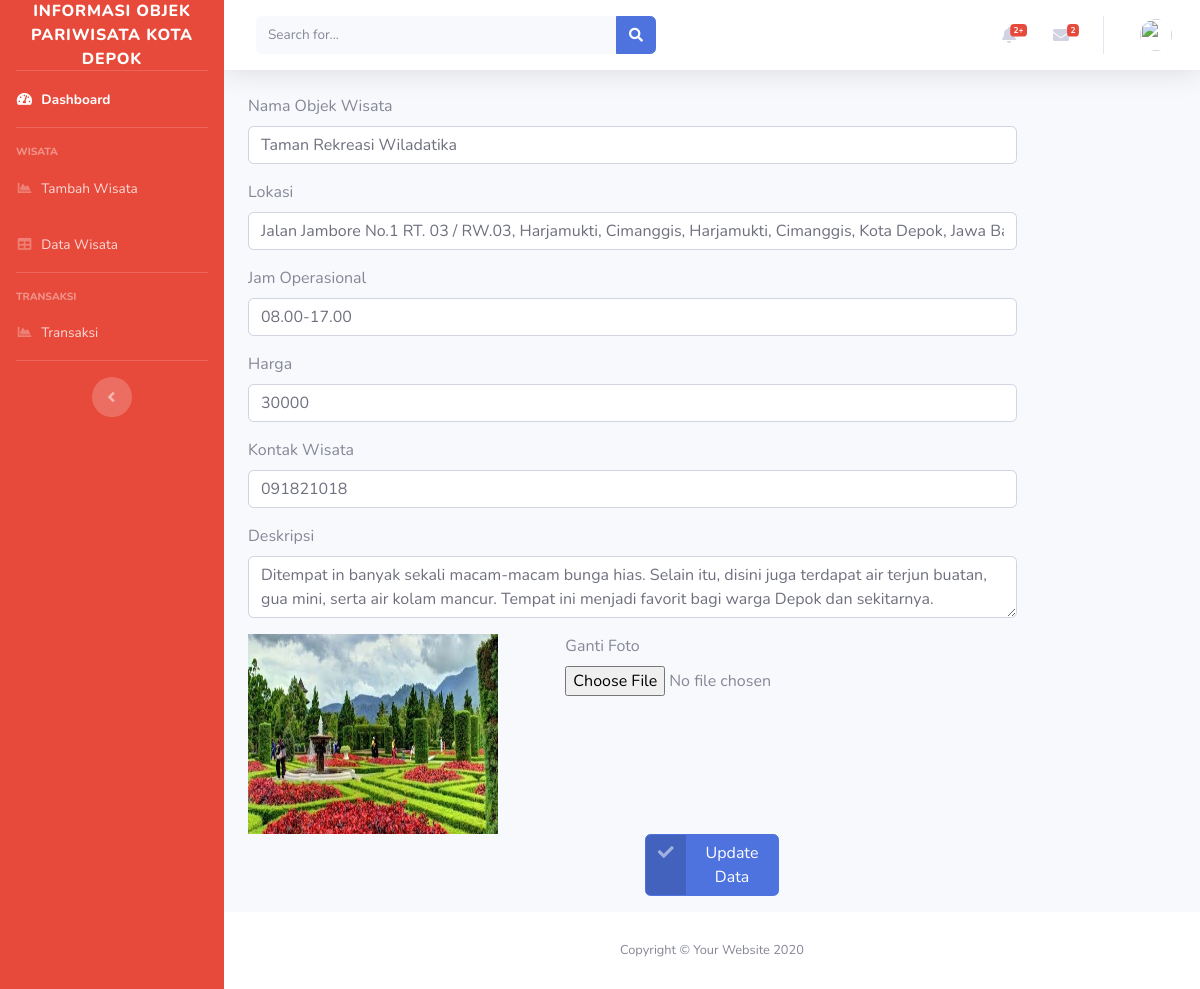
The page /admin/dashboard/edit_wisata/WST0010 on the database as committed earlier.
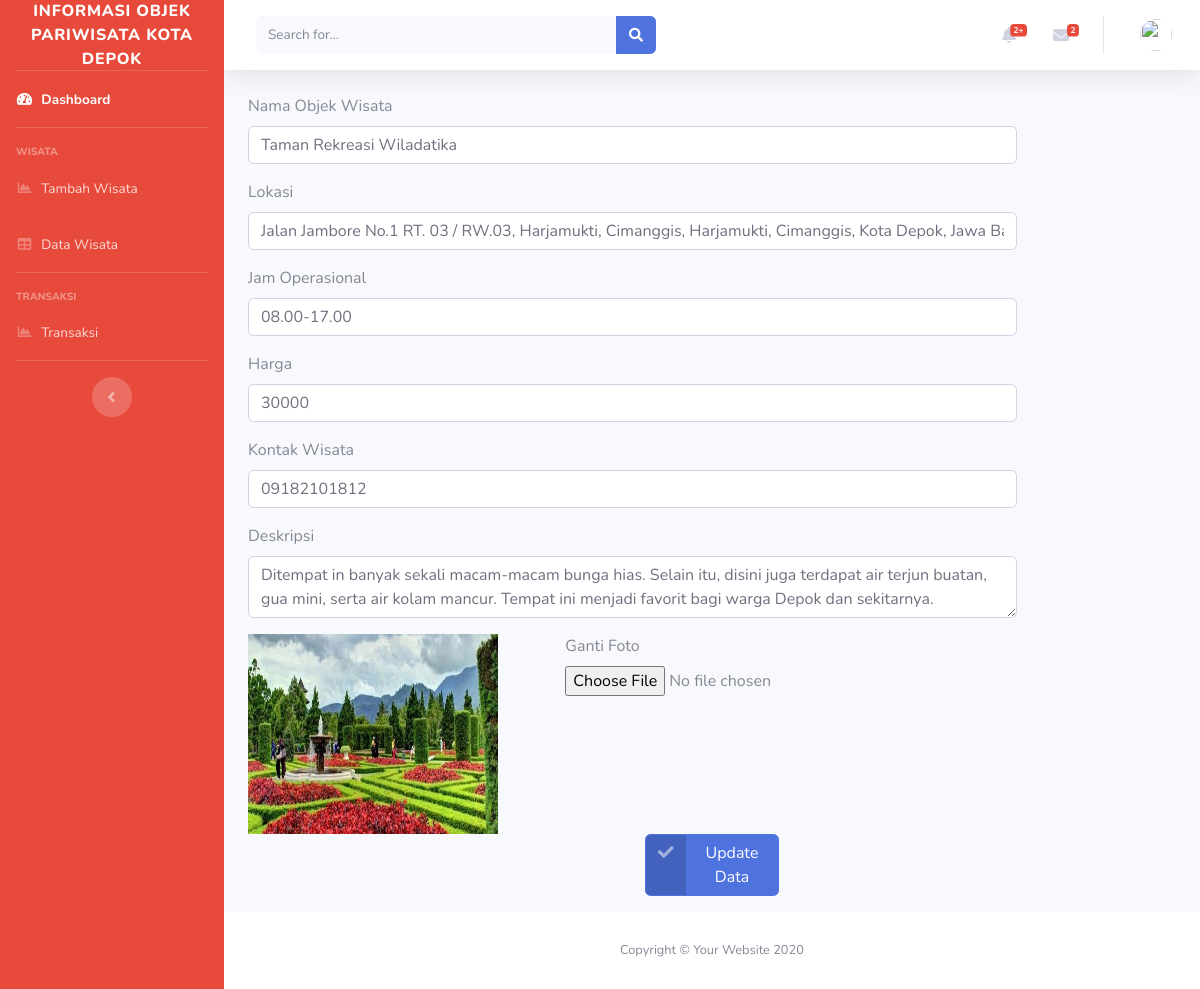
The same page on the database as committed later.
### tables this page shows
CREATE TABLE `wisata` (
  `id_wisata` varchar(15) NOT NULL,
  `nama_wisata` varchar(255) NOT NULL,
  `lokasi` varchar(255) NOT NULL,
  `harga` int(20) NOT NULL,
  `jam_operasional` varchar(255) NOT NULL,
  `kontak_wisata` varchar(255) NOT NULL,
  `rating` double NOT NULL,
  `deskripsi` text NOT NULL,
  `gambar` varchar(255) NOT NULL
);

### admin/application/models/Wisata_model.php (called while the page is built, shortened)
<?php
class Wisata_model extends CI_Model {
	public function getWisataSingle($id)
	{
	   $query = $this->db->get_where('wisata',['id_wisata' => $id]);
		 return $query;
	}
}

### admin/application/controllers/Dashboard.php (called while the page is built, shortened)
<?php
class Dashboard extends CI_Controller {
	public function __construct(){
		$this->load->model('Wisata_model');
		$this->load->model('Transaksi_model');
	}
	public function edit_wisata($id)
	{
		$data['wisata'] = $this->Wisata_model->getWisataSingle($id)->row();
		$judul['judul'] = 'Ini Halaman Edit';
		$this->load->view('layouts/header', $judul);
		$this->load->view('dashboard/edit_wisata',$data);
		$this->load->view('layouts/footer');
	}
}

### admin/index.php (called while the page is built, shortened)
<?php
require_once BASEPATH.'core/CodeIgniter.php';

### admin/application/views/dashboard/edit_wisata.php (the view, shortened to what this page needs)
<?= form_open_multipart('Dashboard/proses_edit/'.$wisata->id_wisata,array('method' =>'POST')) ?>
  <div class="container">
    <div class="form-group">
      <div class="row mt-3">
      <div class="col-10">
      <label >Nama Objek Wisata</label>
      <input type="text" class="form-control" name="nama_wisata" value="<?php echo $wisata->nama_wisata; ?>">
    </div>
  </div>
    <div class="row mt-3">
      <div class="col-10">
      <label >Lokasi</label>
      <input type="text" class="form-control" name="lokasi" value="<?php echo $wisata->lokasi; ?>">
    </div>
    </div>
    <div class="row mt-3">
      <div class="col-10">
      <label >Jam Operasional</label>
      <input type="text" class="form-control" name="jam_operasional" value="<?php echo $wisata->jam_operasional; ?>">
    </div>
    </div>
    <div class="row mt-3">
    <div class="col-10">
      <label >Harga</label>
      <input type="text" class="form-control" name="harga" value="<?php echo $wisata->harga; ?>">
    </div>
    </div>
    <div class="row mt-3">
    <div class="col-10">
      <label >Kontak Wisata</label>
      <input type="text" class="form-control" name="kontak_wisata" value="<?php echo $wisata->kontak_wisata; ?>">
    </div>
    </div>
    <div class="row mt-3">
      <div class="col-10">
      <label >Deskripsi</label>
      <textarea class="form-control" name="deskripsi" value="<?php echo $wisata->deskripsi; ?>"><?php echo $wisata->deskripsi; ?></textarea>
    </div>
    </div>
    <div class="row mt-3">
      <div class="col-4">
      <img width="250" height="200" src="<?php echo base_url('uploads/'.$wisata->gambar) ?>" alt="">
      </div>
      <div class="col-6">
        <label for="exampleFormControlFile1">Ganti Foto</label>
        <input type="file" name="gambar" value="<?php echo $wisata->gambar; ?>" class="form-control-file" id="exampleFormControlFile1">
      </div>
  </div>
  <div class="row justify-content-md-center">
    <div class="col-lg-2">
      <button class="btn btn-primary btn-icon-split">
        <span class="icon text-white-50">
          <i class="fas fa-check"></i>
        </span>
        <span class="text">Update Data</span>
      </button>
  </div>
  </div>
  <?php echo form_close() ?>
  </div>
  </div>

Rows that differ between the two databases and show on the page:
changed wisata "Taman Rekreasi Wiladatika": kontak_wisata "091821018" → "09182101812"; gambar: a different picture
